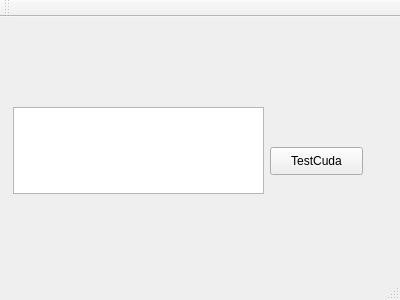
<?xml version="1.0" encoding="UTF-8"?>
<ui version="4.0">
 <class>MainWindow</class>
 <widget class="QMainWindow" name="MainWindow">
  <property name="geometry">
   <rect>
    <x>0</x>
    <y>0</y>
    <width>400</width>
    <height>300</height>
   </rect>
  </property>
  <property name="windowTitle">
   <string>MainWindow</string>
  </property>
  <widget class="QWidget" name="centralWidget">
   <widget class="QPushButton" name="btTest">
    <property name="geometry">
     <rect>
      <x>270</x>
      <y>130</y>
      <width>93</width>
      <height>28</height>
     </rect>
    </property>
    <property name="text">
     <string>TestCuda</string>
    </property>
   </widget>
   <widget class="QPlainTextEdit" name="txtOut">
    <property name="geometry">
     <rect>
      <x>13</x>
      <y>90</y>
      <width>251</width>
      <height>87</height>
     </rect>
    </property>
   </widget>
  </widget>
  <widget class="QMenuBar" name="menuBar">
   <property name="geometry">
    <rect>
     <x>0</x>
     <y>0</y>
     <width>400</width>
     <height>26</height>
    </rect>
   </property>
  </widget>
  <widget class="QToolBar" name="mainToolBar">
   <attribute name="toolBarArea">
    <enum>TopToolBarArea</enum>
   </attribute>
   <attribute name="toolBarBreak">
    <bool>false</bool>
   </attribute>
  </widget>
  <widget class="QStatusBar" name="statusBar"/>
 </widget>
 <layoutdefault spacing="6" margin="11"/>
 <resources/>
 <connections/>
</ui>
